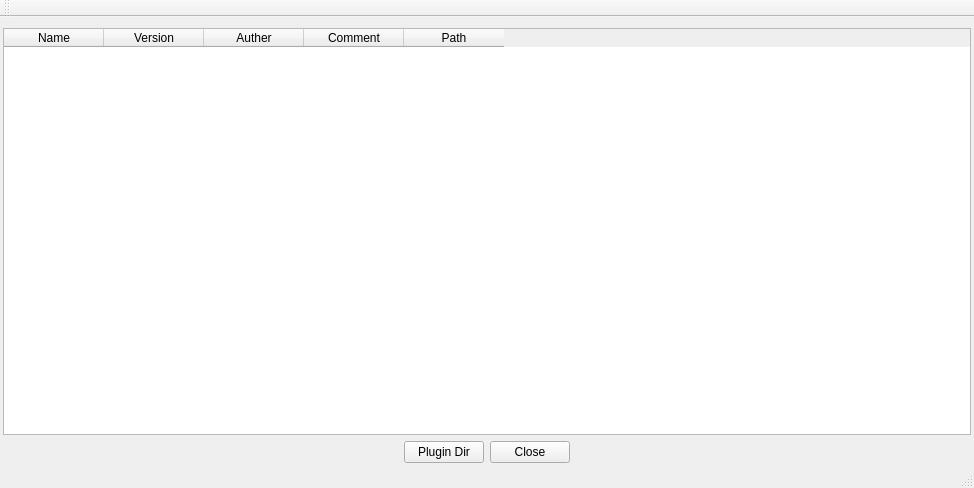
<?xml version="1.0" encoding="UTF-8"?>
<ui version="4.0">
 <class>PluginMgrClass</class>
 <widget class="QMainWindow" name="PluginMgrClass">
  <property name="geometry">
   <rect>
    <x>0</x>
    <y>0</y>
    <width>974</width>
    <height>488</height>
   </rect>
  </property>
  <property name="windowTitle">
   <string>PluginMgr</string>
  </property>
  <widget class="QWidget" name="centralWidget">
   <layout class="QVBoxLayout" name="verticalLayout">
    <property name="leftMargin">
     <number>3</number>
    </property>
    <property name="rightMargin">
     <number>3</number>
    </property>
    <property name="bottomMargin">
     <number>3</number>
    </property>
    <item>
     <widget class="QTableWidget" name="pluginTable">
      <column>
       <property name="text">
        <string>Name</string>
       </property>
      </column>
      <column>
       <property name="text">
        <string>Version</string>
       </property>
      </column>
      <column>
       <property name="text">
        <string>Auther</string>
       </property>
      </column>
      <column>
       <property name="text">
        <string>Comment</string>
       </property>
      </column>
      <column>
       <property name="text">
        <string>Path</string>
       </property>
      </column>
     </widget>
    </item>
    <item>
     <layout class="QHBoxLayout" name="horizontalLayout">
      <item>
       <spacer name="horizontalSpacer_2">
        <property name="orientation">
         <enum>Qt::Horizontal</enum>
        </property>
        <property name="sizeHint" stdset="0">
         <size>
          <width>40</width>
          <height>20</height>
         </size>
        </property>
       </spacer>
      </item>
      <item>
       <widget class="QPushButton" name="pluginDirBt">
        <property name="text">
         <string>Plugin Dir</string>
        </property>
       </widget>
      </item>
      <item>
       <widget class="QPushButton" name="cancelBt">
        <property name="text">
         <string>Close</string>
        </property>
       </widget>
      </item>
      <item>
       <spacer name="horizontalSpacer">
        <property name="orientation">
         <enum>Qt::Horizontal</enum>
        </property>
        <property name="sizeHint" stdset="0">
         <size>
          <width>40</width>
          <height>20</height>
         </size>
        </property>
       </spacer>
      </item>
     </layout>
    </item>
   </layout>
  </widget>
  <widget class="QMenuBar" name="menuBar">
   <property name="geometry">
    <rect>
     <x>0</x>
     <y>0</y>
     <width>974</width>
     <height>23</height>
    </rect>
   </property>
  </widget>
  <widget class="QToolBar" name="mainToolBar">
   <attribute name="toolBarArea">
    <enum>TopToolBarArea</enum>
   </attribute>
   <attribute name="toolBarBreak">
    <bool>false</bool>
   </attribute>
  </widget>
  <widget class="QStatusBar" name="statusBar"/>
 </widget>
 <layoutdefault spacing="6" margin="11"/>
 <resources/>
 <connections>
  <connection>
   <sender>cancelBt</sender>
   <signal>clicked()</signal>
   <receiver>PluginMgrClass</receiver>
   <slot>close()</slot>
   <hints>
    <hint type="sourcelabel">
     <x>539</x>
     <y>449</y>
    </hint>
    <hint type="destinationlabel">
     <x>637</x>
     <y>461</y>
    </hint>
   </hints>
  </connection>
  <connection>
   <sender>pluginDirBt</sender>
   <signal>clicked()</signal>
   <receiver>PluginMgrClass</receiver>
   <slot>slot_openPluginDir()</slot>
   <hints>
    <hint type="sourcelabel">
     <x>453</x>
     <y>453</y>
    </hint>
    <hint type="destinationlabel">
     <x>463</x>
     <y>490</y>
    </hint>
   </hints>
  </connection>
 </connections>
 <slots>
  <slot>slot_openPluginDir()</slot>
 </slots>
</ui>
